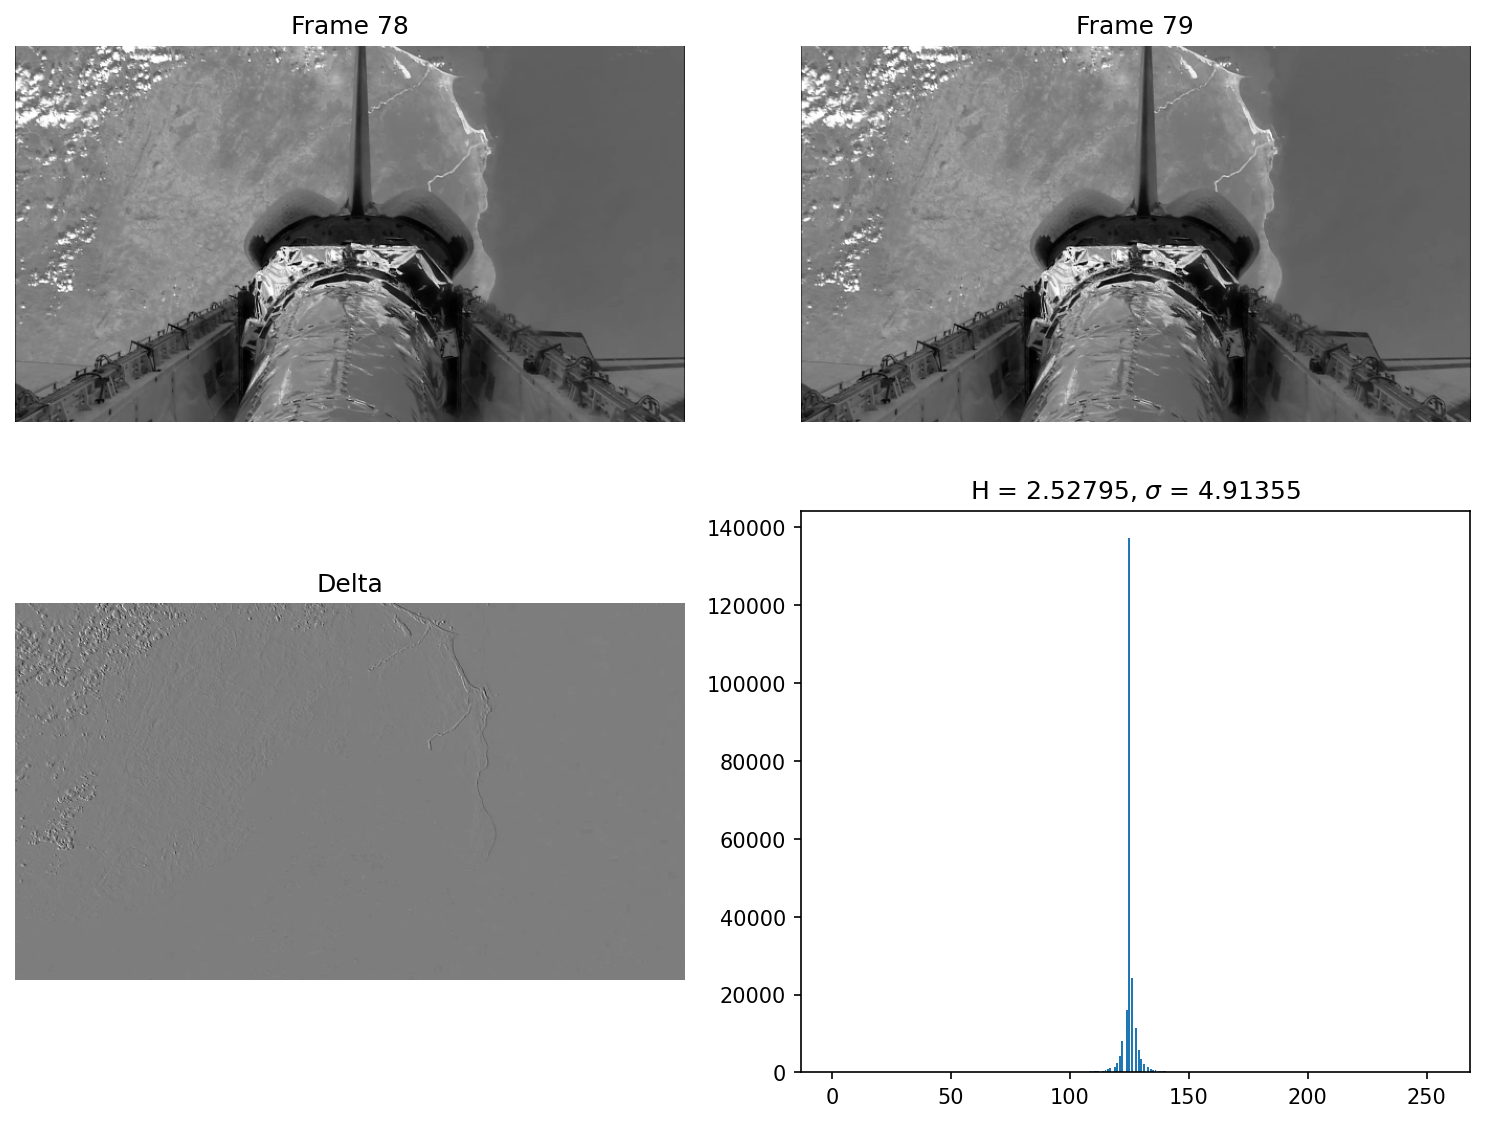

This chart was generated by the following Python code:
import numpy as np
import matplotlib.pyplot as plt
from skimage.io import imread

from libDIPUM.ntrop import ntrop
from libDIPUM.data_path import dip_data

# Data
f_raw = imread(dip_data('nasaframe78.tif'))
f_next_raw = imread(dip_data('nasaframe79.tif'))
if f_raw.ndim == 3:
    f_raw = f_raw[..., 0]
if f_next_raw.ndim == 3:
    f_next_raw = f_next_raw[..., 0]

# TIFF input is video-inversed for this dataset; invert polarity.
if np.issubdtype(f_raw.dtype, np.integer):
    f = (np.iinfo(f_raw.dtype).max - f_raw).astype(float)
else:
    f = (np.max(f_raw) - f_raw).astype(float)

if np.issubdtype(f_next_raw.dtype, np.integer):
    f_next = (np.iinfo(f_next_raw.dtype).max - f_next_raw).astype(float)
else:
    f_next = (np.max(f_next_raw) - f_next_raw).astype(float)

# Time linear predictive coding
delta = f - f_next

# Display
fig = plt.figure(1, figsize=(10, 8))

plt.subplot(2, 2, 1)
plt.imshow(f, cmap='gray')
plt.title('Frame 78')
plt.axis('off')

plt.subplot(2, 2, 2)
plt.imshow(f_next, cmap='gray')
plt.title('Frame 79')
plt.axis('off')

plt.subplot(2, 2, 3)
plt.imshow(delta, cmap='gray')
plt.title('Delta')
plt.axis('off')

plt.subplot(2, 2, 4)
hd, _ = np.histogram(delta.ravel(), bins=256)
plt.bar(np.arange(hd.size), hd)
sigma = np.std(delta, ddof=1)  # MATLAB std2 equivalent normalization (N-1)
plt.title(f'H = {ntrop(delta.ravel()):g}, $\sigma$ = {sigma:g}')

plt.tight_layout()
fig.savefig('Figure832.png', dpi=150, bbox_inches='tight')
plt.show()
